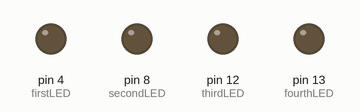
This sketch was run on a simulated Arduino Uno, built with avr-gcc and run on an emulated ATmega328P. Parts: output pins drawn as LEDs (lit = HIGH).

Above: at 0.1 s.
At 4.6 s:
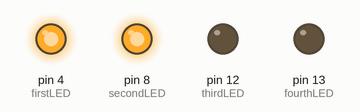
At 9.1 s:
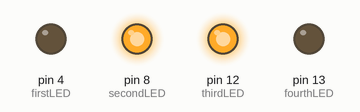
At 18.1 s:
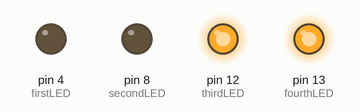
At 27.1 s:
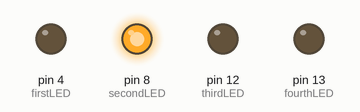
At 37.6 s:
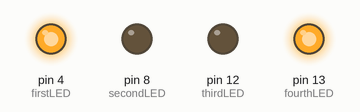
Timing chart, 0 to 40.0 s (numbered marks = the images above):
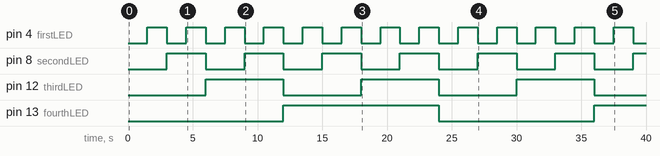

Measured:
- by itself, pin 4 (firstLED): alternates HIGH for 1.5 s and LOW for 1.5 s
- by itself, pin 8 (secondLED): alternates HIGH for 3.0 s and LOW for 3.0 s
- by itself, pin 12 (thirdLED): alternates HIGH for 6.0 s and LOW for 6.0 s
- by itself, pin 13 (fourthLED): LOW → HIGH at 12.0 s, → LOW 12.0 s later, → HIGH 12.0 s later

The sketch:

binary_counter.ino
```cpp
const int firstLED = 4;
const int secondLED = 8;
const int thirdLED = 12;
const int fourthLED = 13;

void setup() {
  pinMode(firstLED, OUTPUT);
  pinMode(secondLED, OUTPUT);
  pinMode(thirdLED, OUTPUT);
  pinMode(fourthLED, OUTPUT);
}

void loop() {
  lightUpLeds(LOW, LOW, LOW, LOW);
  lightUpLeds(HIGH, LOW, LOW, LOW);
  lightUpLeds(LOW, HIGH, LOW, LOW);
  lightUpLeds(HIGH, HIGH, LOW, LOW);
  lightUpLeds(LOW, LOW, HIGH, LOW);
  lightUpLeds(HIGH, LOW, HIGH, LOW);
  lightUpLeds(LOW, HIGH, HIGH, LOW);
  lightUpLeds(HIGH, HIGH, HIGH, LOW);
  lightUpLeds(LOW, LOW, LOW, HIGH);
  lightUpLeds(HIGH, LOW, LOW, HIGH);
  lightUpLeds(LOW, HIGH, LOW, HIGH);
  lightUpLeds(HIGH, HIGH, LOW, HIGH);
  lightUpLeds(LOW, LOW, HIGH, HIGH);
  lightUpLeds(HIGH, LOW, HIGH, HIGH);
  lightUpLeds(LOW, HIGH, HIGH, HIGH);
  lightUpLeds(HIGH, HIGH, HIGH, HIGH);
}

void lightUpLeds(int firstValue, int secondValue, int thirdValue, int fourthValue) {
  digitalWrite(firstLED, firstValue);
  digitalWrite(secondLED, secondValue);
  digitalWrite(thirdLED, thirdValue);
  digitalWrite(fourthLED, fourthValue);
  delay(1500);
}
```
